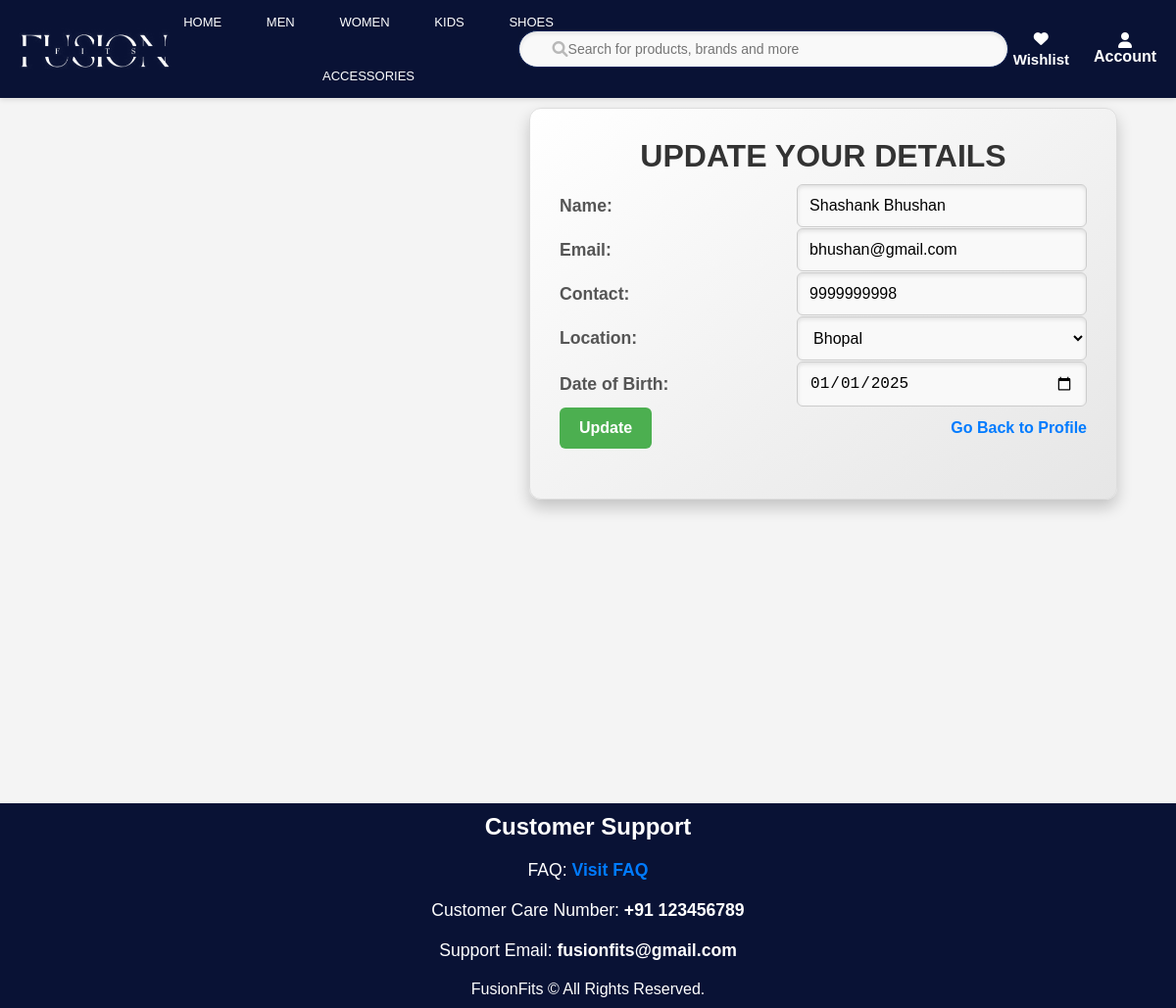
Page /auth/update_details/2 (signed in) on the committed database.
### app/models.py (models this page shows, shortened)
class User(UserMixin, db.Model):
    id = db.Column(db.Integer, primary_key=True)
    username = db.Column(db.String(50), nullable=False)
    email = db.Column(db.String(100), unique=True, nullable=False)
    password = db.Column(db.String(255), nullable=False)
    role = db.Column(db.String(20), nullable=False)
    contact = db.Column(db.String(20), nullable=False)
    address = db.Column(db.String(200), nullable=False)
    city = db.Column(db.String(100), nullable=False)
    dob = db.Column(db.Date, nullable=False)
    reset_token = db.Column(db.String(128), nullable=True)

### app/auth.py (the view, shortened to what this page needs)
@auth.route('/update_details/<int:id>', methods=['GET', 'POST'])
@login_required
def update_details(id):
    user = db.session.get(User, id)
    if not user:
        flash("User not found.", "error")
        return redirect(url_for('main.profile'))  # Redirect to an appropriate route
    if current_user.id != id and current_user.role != 'admin':
        abort(403)
    return render_template('update_details.html', user=user)

### app/templates/update_details.html (shortened to what this page needs)
        <head>
            <link rel="stylesheet" href="{{ url_for('static', filename='register.css') }}">
          </head>
          {% extends "home.html" %}
          {% block content %}
        <div class="form-container">
        <h2 class="title">Update Your Details</h2>
        <form method="POST" action="">
            <div class="form-group">
                <label for="username">Name:</label>
                <input type="text" name="username" id="username" class="form-control" value="{{ user.username }}">
            </div>
            <div class="form-group">
                <label for="email">Email:</label>
                <input type="email" name="email" id="email" class="form-control" value="{{ user.email }}">
            </div>
            <div class="form-group">
                <label for="contact">Contact:</label>
                <input type="text" name="contact" id="contact" class="form-control" value="{{ user.contact }}">
            </div>
            <div class="form-group">
                <label for="city">Location:</label>
                <select name="city" id="city"  class="form-control" >
                  <option value="Bhopal" {% if user.city == 'Bhopal' %}selected{% endif %}>Bhopal</option>
              </select>
          </div>
            <div class="form-group">
                <label for="dob">Date of Birth:</label>
                <input type="date" name="dob" id="dob" class="form-control" value="{{ user.dob }}">
            </div>
            <div class="form-group button-group">
              <button type="submit" class="btn">Update</button>
              <a href="/auth/profile/{{ user.id }}" class="btn btn-secondary">Go Back to Profile</a>
          </div>
        </form>
    </div>
</body>
{% endblock %}

### app/static/register.css (style rules this page uses)
body { background: url("../static/videos/register.jpg") no-repeat center center; background-size: 100% 105%; background-attachment: fixed; font-family: Arial, sans-serif; margin: 0; padding: 0; display: flex; flex-direction: column; min-height: 100vh; }
.form-container { width: 600px; background: linear-gradient(145deg, #ffffff, #e6e6e6); padding: 30px; border-radius: 12px; box-shadow: 0 8px 16px rgba(0, 0, 0, 0.2); border: 1px solid #ddd; margin-left: auto; margin-right: 50px; }
.form-container h2 { text-align: center; font-size: 2rem; color: #333; margin-bottom: 10px; text-transform: uppercase; }
.form-container form { display: flex; flex-direction: column; }
.form-container .form-group { display: flex; justify-content: space-between; align-items: center; margin-bottom: 1px; }
.form-container label { font-size: 1.1rem; color: #555; font-weight: bold; width: 40%; }
input[type="text"], input[type="email"], input[type="password"], input[type="date"], input[type="tel"], textarea, select, input[type="number"], input[type="range"] { width: 55%; padding: 12px; border-radius: 6px; border: 1px solid #ccc; font-size: 1rem; background-color: #f9f9f9; box-shadow: inset 0 2px 4px rgba(0, 0, 0, 0.1); }
button { padding: 12px 20px; font-size: 1rem; font-weight: bold; border: none; border-radius: 6px; cursor: pointer; transition: all 0.3s ease-in-out; }
button[type="submit"] { background-color: #4CAF50; color: white; }
a { text-decoration: none; color: #007BFF; font-weight: bold; }

### app/static/home.css (style rules this page uses)
* { margin: 0; padding-top: 0; box-sizing: border-box; }
body { margin: 0; padding: 0; background-color: #f4f4f4; color: #333; */ }

### app/templates/update_details.html (style rules this page uses)
.form-container { width: 600px; height: 400px; background: linear-gradient(145deg, #ffffff, #e6e6e6); padding: 30px; border-radius: 12px; box-shadow: 0 8px 16px rgba(0, 0, 0, 0.2); border: 1px solid #ddd; }

### rows in the picture
User: username "Shashank Bhushan", email "bhushan@gmail.com", contact "9999999998", city "Bhopal", dob "01/01/2025"
